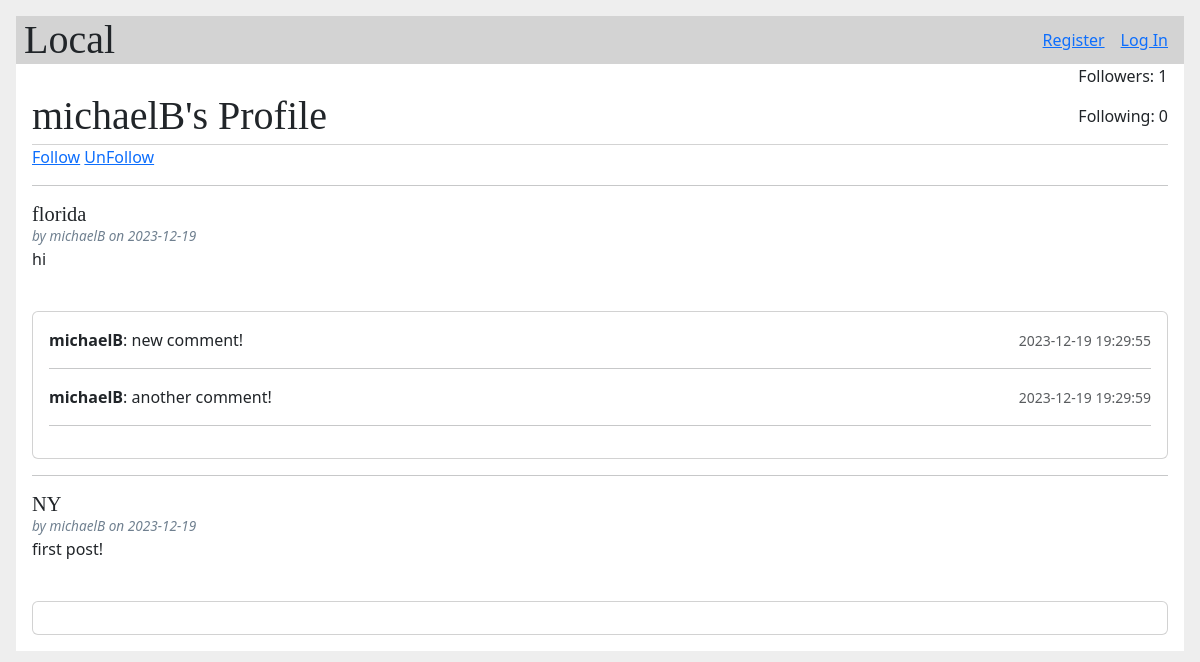
The app's page /user/michaelB, older data.
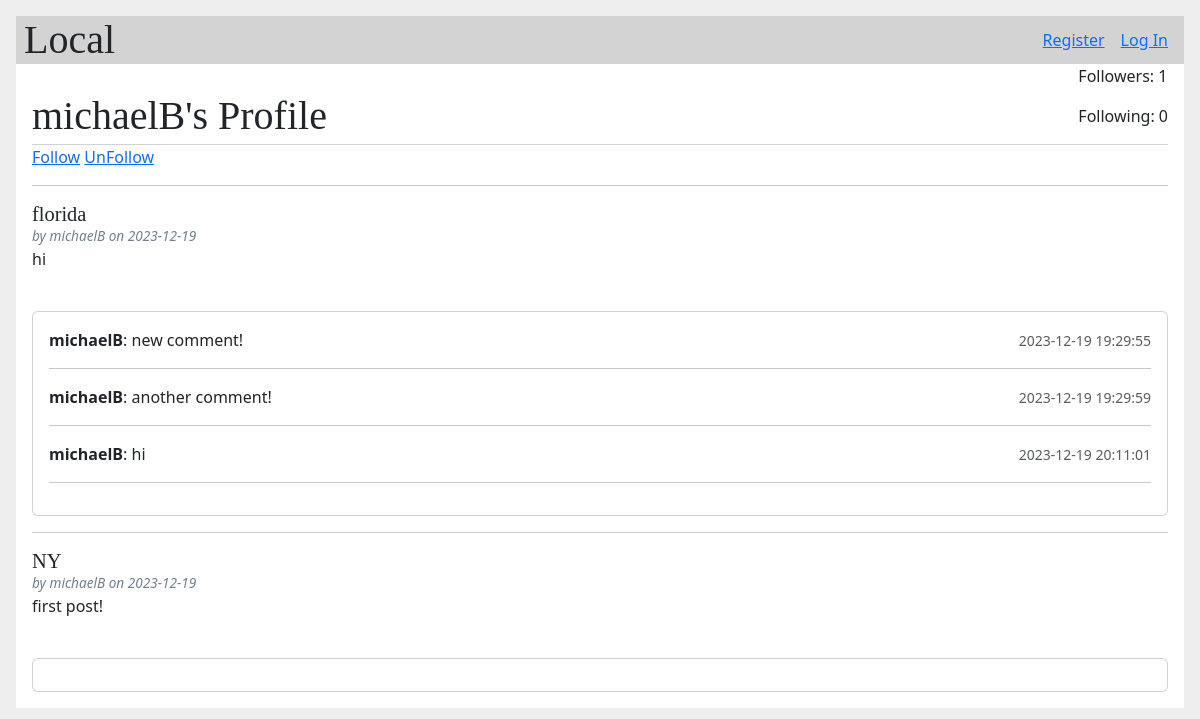
The same page, newer data.
### tables this page shows
CREATE TABLE user (
  id INTEGER PRIMARY KEY AUTOINCREMENT,
  email TEXT UNIQUE NOT NULL,
  username TEXT UNIQUE NOT NULL,
  password TEXT NOT NULL,
  first_name TEXT NOT NULL,
  last_name TEXT NOT NULL,
  Location TEXT
);

CREATE TABLE post (
  id INTEGER PRIMARY KEY AUTOINCREMENT,
  author_id INTEGER NOT NULL,
  created TIMESTAMP NOT NULL DEFAULT CURRENT_TIMESTAMP,
  destination TEXT NOT NULL,
  body TEXT NOT NULL,
  FOREIGN KEY (author_id) REFERENCES user (id)
);

CREATE TABLE comment (
  id INTEGER PRIMARY KEY AUTOINCREMENT,
  author_id INTEGER NOT NULL,
  post_id INTEGER NOT NULL,
  created TIMESTAMP NOT NULL DEFAULT CURRENT_TIMESTAMP,
  body TEXT NOT NULL,
  FOREIGN KEY (author_id) REFERENCES user (id) ON DELETE CASCADE,
  FOREIGN KEY (post_id) REFERENCES post (id) ON DELETE CASCADE
);

### flaskr/blog.py (the view)
@bp.route('/user/<username>', methods = ['GET','POST'])
def user(username):
   db = get_db()
   user = db.execute('SELECT * FROM user WHERE username = ?', (username,)).fetchone()
   if user is None:
      flash("username not found")
   posts = db.execute('SELECT p.id, destination, body, created, author_id, username'
        ' FROM post p JOIN user u ON p.author_id = u.id'
        ' WHERE u.id = ?'
        ' ORDER BY created DESC',
        (user['id'],)
    ).fetchall()
   comments = {}
   for post in posts:
      post_id = post['id']
      post_comments = db.execute(
         'SELECT c.id, body, username, created, author_id '
          'FROM comment c JOIN user u ON c.author_id = u.id '
          'WHERE c.post_id = ?',
          (post_id,)
      ).fetchall()
      comments[post_id] = post_comments
   follower_count = db.execute('SELECT COUNT(*) FROM followers WHERE following_id = ?', (user['id'],)).fetchone()[0]
   following_count = db.execute('SELECT COUNT(*) FROM followers WHERE follower_id = ?', (user['id'],)).fetchone()[0]
   return render_template('blog/user.html', posts=posts, comments=comments, user=user, follower_count=follower_count, following_count = following_count)

### flaskr/auth.py (called while the page is built)
@bp.before_app_request
def load_logged_in_user():
   user_id = session.get('user_id')
   if user_id is None:
      g.user = None
   else:
      g.user = get_db().execute(
         'SELECT * FROM user WHERE id = ?', (user_id,)
      ).fetchone()

### flaskr/db.py (called while the page is built)
def get_db():
    if 'db' not in g:
        g.db = sqlite3.connect(
            current_app.config['DATABASE'],
            detect_types=sqlite3.PARSE_DECLTYPES
        )
        g.db.row_factory = sqlite3.Row
    return g.db

### flaskr/templates/blog/user.html (shortened to what this page needs)
{% extends 'base.html' %}
{% block header %}
  <h1>{% block title %} {{ user['username'] }}'s Profile{% endblock %}</h1>
  <div>
    <p> Followers: {{follower_count}} </p> <p> Following: {{following_count}} </p>
  </div>
{% endblock %}
    {% block content %}
    <a href="{{ url_for('blog.follow', username= user['username']) }}">Follow</a>
    <a href="{{ url_for('blog.unfollow', username=user['username']) }}">UnFollow</a> <hr>
    {% for post in posts %}
      <article class="post">
        <header>
          <div>
            <h1>{{ post['destination'] }}</h1>
            <div class="about">by {{ post['username'] }} on {{ post['created'].strftime('%Y-%m-%d') }}</div>
          </div>
        </header>
        <p class="body">{{ post['body'] }}</p>
        <br />
        <div class="card" id="comments-{{ post['id'] }}">
          <div class="card-body" id="comments-expanded-{{ post['id'] }}">
            {% if comments[post['id']] %}
              {% for comment in comments[post['id']] %}
                <div class="d-flex justify-content-between align-items-center">
                  <div>
                    <b>{{ comment.username }}</b>: {{ comment.body }}
                  </div>
                  <div>
                    <small class="text-muted">{{ comment.created }}</small>
                  </div>
                </div>
                <hr>
              {% endfor %}
            {% endif %}
          </div>
        </div>
      </article>
      {% if not loop.last %}
        <hr>
      {% endif %}
    {% endfor %}
  {% endblock %}

### flaskr/templates/base.html (shortened to what this page needs)
<!doctype html>
<html>
  <head>
    <link rel="stylesheet" href="{{ url_for('static', filename='css/styles.css') }}">
    <link rel="stylesheet" href="https://cdn.jsdelivr.net/npm/bootstrap@5.3.0/dist/css/bootstrap.min.css">
  </head>
  <nav>
      <h1>Local</h1>
      <ul>
        {% if g.user %}
          <li><span>{{ g.user['username'] }}</span>
          {% block top %}{% endblock %}
          <li><a href="{{ url_for('auth.logout') }}">Log Out</a>
        {% else %}
          <li><a href="{{ url_for('auth.register') }}">Register</a>
          <li><a href="{{ url_for('auth.login') }}">Log In</a>
        {% endif %}
      </ul>
    </nav>
    <section class="content">
      <header>
        {% block header %}{% endblock %}
      </header>
      {% block content %}{% endblock %}
  </section>
</html>

### flaskr/static/css/styles.css (style rules this page uses)
html { font-family: sans-serif; background: #eee; padding: 1rem; }
h1, h2, h3, h4, h5, h6 { font-family: serif; color: #377ba8; margin: 1rem 0; }
a { color: #377ba8; }
hr { border: none; border-top: 1px solid lightgray; }
nav { background: lightgray; display: flex; align-items: center; padding: 0 0.5rem; }
nav h1 { flex: auto; margin: 0; }
nav ul { display: flex; list-style: none; margin: 0; padding: 0; }
nav ul li a, nav ul li span, header .action { display: block; padding: 0.5rem; }
.content { padding: 0 1rem 1rem; }
.content > header { border-bottom: 1px solid lightgray; display: flex; align-items: flex-end; }
.content > header h1 { flex: auto; margin: 1rem 0 0.25rem 0; }
.post > header { display: flex; align-items: flex-end; font-size: 0.85em; }
.post > header > div:first-of-type { flex: auto; }
.post > header h1 { font-size: 1.5em; margin-bottom: 0; }
.post .about { color: slategray; font-style: italic; }
.post .body { white-space: pre-line; }
.content:last-child { margin-bottom: 0; }

Row changes from the older to the newer data that the page shows:
added comment: username "michaelB", body "hi", created "2023-12-19 20:11:01", shown under post "florida"
